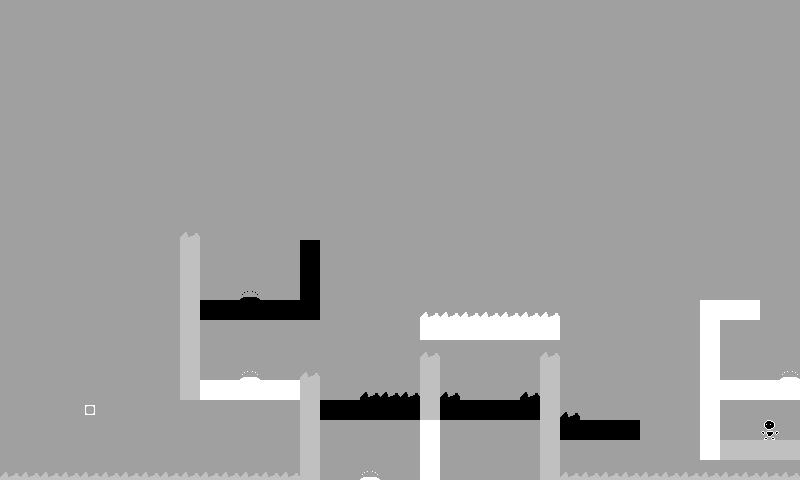

Rendered tile map (Tiled .tmx) drawn with the repository's tilesets; below, a short description and the map source with its tile grids summarised:
An orthogonal 40x24 tile map with 20x20 px tiles, 1 tile layer (Map).

<map version="1.2" tiledversion="1.2.5" orientation="orthogonal" renderorder="right-down" width="40" height="24" tilewidth="20" tileheight="20" infinite="0" backgroundcolor="#a0a0a0" nextlayerid="7" nextobjectid="1">
 <properties>
  <property name="Background" type="int" value="0" />
  <property name="Title" value="In Range" />
  <property name="Wrapping" type="int" value="0" />
 </properties>
 <tileset firstgid="1" name="tmx_ss" tilewidth="20" tileheight="20" tilecount="30" columns="3">
  <image source="tmx_ss.png" width="60" height="200" />
  <tile id="0" type="Player">
   <properties>
    <property name="Color" type="int" value="0" />
    <property name="Flipped" type="int" value="0" />
   </properties>
  </tile>
  <tile id="1" type="Player">
   <properties>
    <property name="Color" type="int" value="0" />
    <property name="Flipped" type="int" value="1" />
   </properties>
  </tile>
  <tile id="2" type="RGBSphere">
   <properties>
    <property name="Color" type="int" value="192" />
    <property name="Flipped" type="int" value="0" />
   </properties>
  </tile>
  <tile id="3" type="Block">
   <properties>
    <property name="Color" type="int" value="0" />
    <property name="Flipped" type="int" value="0" />
   </properties>
  </tile>
  <tile id="4" type="Block">
   <properties>
    <property name="Color" type="int" value="192" />
    <property name="Flipped" type="int" value="0" />
   </properties>
  </tile>
  <tile id="5" type="Block">
   <properties>
    <property name="Color" type="int" value="255" />
    <property name="Flipped" type="int" value="0" />
   </properties>
  </tile>
  <tile id="6" type="Exit">
   <properties>
    <property name="Color" type="int" value="0" />
    <property name="Flipped" type="int" value="0" />
   </properties>
  </tile>
  <tile id="7" type="Exit">
   <properties>
    <property name="Color" type="int" value="192" />
    <property name="Flipped" type="int" value="0" />
   </properties>
  </tile>
  <tile id="8" type="Exit">
   <properties>
    <property name="Color" type="int" value="255" />
    <property name="Flipped" type="int" value="0" />
   </properties>
  </tile>
  <tile id="9" type="Pit">
   <properties>
    <property name="Color" type="int" value="0" />
    <property name="Flipped" type="int" value="0" />
   </properties>
  </tile>
  <tile id="10" type="Pit">
   <properties>
    <property name="Color" type="int" value="192" />
    <property name="Flipped" type="int" value="0" />
   </properties>
  </tile>
  <tile id="11" type="Pit">
   <properties>
    <property name="Color" type="int" value="255" />
    <property name="Flipped" type="int" value="0" />
   </properties>
  </tile>
  <tile id="12" type="Pit">
   <properties>
    <property name="Color" type="int" value="0" />
    <property name="Flipped" type="int" value="1" />
   </properties>
  </tile>
  <tile id="13" type="Pit">
   <properties>
    <property name="Color" type="int" value="192" />
    <property name="Flipped" type="int" value="1" />
   </properties>
  </tile>
  <tile id="14" type="Pit">
   <properties>
    <property name="Color" type="int" value="255" />
    <property name="Flipped" type="int" value="1" />
   </properties>
  </tile>
  <tile id="15" type="Breakable">
   <properties>
    <property name="Color" type="int" value="0" />
    <property name="Flipped" type="int" value="0" />
   </properties>
  </tile>
  <tile id="16" type="Breakable">
   <properties>
    <property name="Color" type="int" value="192" />
    <property name="Flipped" type="int" value="0" />
   </properties>
  </tile>
  <tile id="17" type="Breakable">
   <properties>
    <property name="Color" type="int" value="255" />
    <property name="Flipped" type="int" value="0" />
   </properties>
  </tile>
  <tile id="18" type="Breakable">
   <properties>
    <property name="Color" type="int" value="0" />
    <property name="Flipped" type="int" value="1" />
   </properties>
  </tile>
  <tile id="19" type="Breakable">
   <properties>
    <property name="Color" type="int" value="192" />
    <property name="Flipped" type="int" value="1" />
   </properties>
  </tile>
  <tile id="20" type="Breakable">
   <properties>
    <property name="Color" type="int" value="255" />
    <property name="Flipped" type="int" value="1" />
   </properties>
  </tile>
  <tile id="21" type="Jumpad">
   <properties>
    <property name="Color" type="int" value="0" />
    <property name="Flipped" type="int" value="0" />
   </properties>
  </tile>
  <tile id="22" type="Jumpad">
   <properties>
    <property name="Color" type="int" value="192" />
    <property name="Flipped" type="int" value="0" />
   </properties>
  </tile>
  <tile id="23" type="Jumpad">
   <properties>
    <property name="Color" type="int" value="255" />
    <property name="Flipped" type="int" value="0" />
   </properties>
  </tile>
  <tile id="24" type="Jumpad">
   <properties>
    <property name="Color" type="int" value="0" />
    <property name="Flipped" type="int" value="1" />
   </properties>
  </tile>
  <tile id="25" type="Jumpad">
   <properties>
    <property name="Color" type="int" value="192" />
    <property name="Flipped" type="int" value="1" />
   </properties>
  </tile>
  <tile id="26" type="Jumpad">
   <properties>
    <property name="Color" type="int" value="255" />
    <property name="Flipped" type="int" value="1" />
   </properties>
  </tile>
  <tile id="27" type="KillBlock">
   <properties>
    <property name="Color" type="int" value="192" />
    <property name="Flipped" type="int" value="0" />
   </properties>
  </tile>
  <tile id="28" type="Flipad">
   <properties>
    <property name="Color" type="int" value="192" />
    <property name="Flipped" type="int" value="0" />
   </properties>
  </tile>
  <tile id="29" type="Flipad">
   <properties>
    <property name="Color" type="int" value="255" />
    <property name="Flipped" type="int" value="0" />
   </properties>
  </tile>
 </tileset>
 <layer id="4" name="Map" width="40" height="24">
  <properties>
   <property name="Background" type="int" value="0" />
   <property name="Title" value="In Range" />
   <property name="Wrapping" type="int" value="0" />
  </properties>
  <data>[960 cells, 128 non-empty, 10 distinct tile ids]</data>
 </layer>
</map>
